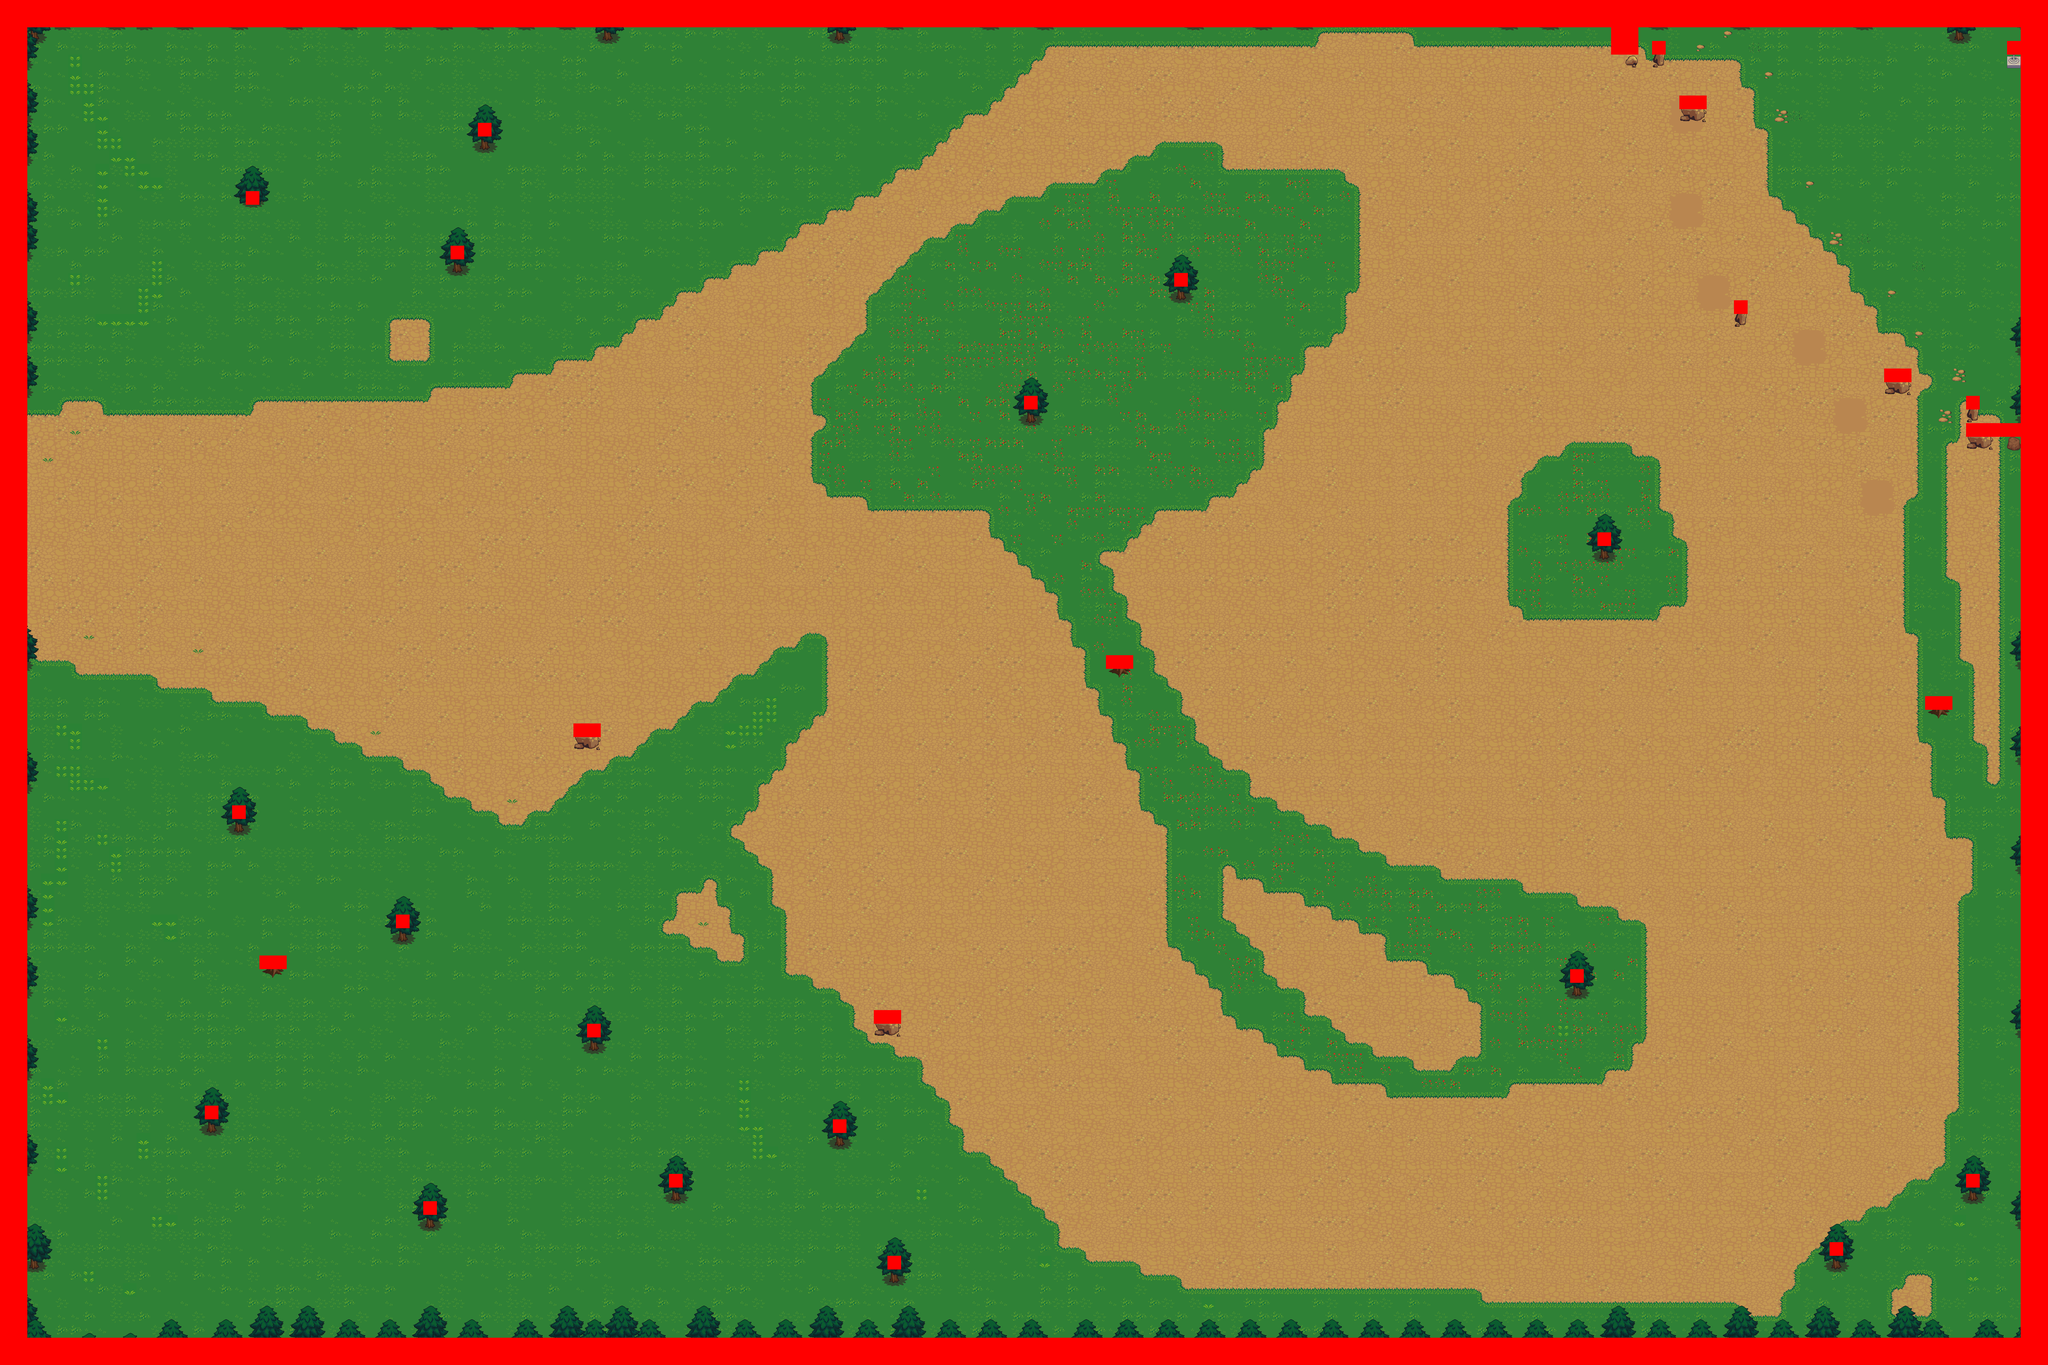

Tiled map render using the project's own tile images. Description and the map definition, with tile-layer contents summarised, below:
An orthogonal 150x100 tile map with 32x32 px tiles, 8 tile layers (Ground, Grass, rock, plants, ...), 2 tilesets and 1 object.

<map version="1.0" orientation="orthogonal" renderorder="right-down" width="150" height="100" tilewidth="32" tileheight="32" nextobjectid="1">
 <tileset firstgid="1" name="terrain_atlas" tilewidth="32" tileheight="32" tilecount="1024" columns="32">
  <image source="terrain_atlas.png" width="1024" height="1024" />
  <terraintypes>
   <terrain name="grass" tile="-1" />
  </terraintypes>
  <tile id="213" terrain="0,0,0," />
  <tile id="214" terrain="0,0,,0" />
  <tile id="245" terrain="0,,0,0" />
  <tile id="246" terrain=",0,0,0" />
  <tile id="277" terrain=",,,0" />
  <tile id="278" terrain=",,0,0" />
  <tile id="279" terrain=",,0," />
  <tile id="309" terrain=",0,,0" />
  <tile id="310" terrain="0,0,0,0" />
  <tile id="311" terrain="0,,0," />
  <tile id="341" terrain=",0,," />
  <tile id="342" terrain="0,0,," />
  <tile id="343" terrain="0,,," />
 </tileset>
 <tileset firstgid="1025" name="red" tilewidth="32" tileheight="32" tilecount="1" columns="1">
  <image source="red.png" width="32" height="32" />
  <tile id="0">
   <objectgroup draworder="index">
    <object id="1" x="-0.181818" y="4.44089e-16" width="32" height="32" />
   </objectgroup>
  </tile>
 </tileset>
 <layer name="Ground" width="150" height="100">
  <data>[15000 cells, 15000 non-empty, 16 distinct tile ids]</data>
 </layer>
 <layer name="Grass" width="150" height="100">
  <data>[15000 cells, 8485 non-empty, 23 distinct tile ids]</data>
 </layer>
 <layer name="rock" width="150" height="100">
  <data>[15000 cells, 33 non-empty, 13 distinct tile ids]</data>
 </layer>
 <layer name="plants" width="150" height="100">
  <data>[15000 cells, 16 non-empty, 5 distinct tile ids]</data>
 </layer>
 <layer name="TreeBase" width="150" height="100">
  <data>[15000 cells, 816 non-empty, 10 distinct tile ids]</data>
 </layer>
 <layer name="treetop2" width="150" height="100">
  <data>[15000 cells, 432 non-empty, 12 distinct tile ids]</data>
 </layer>
 <layer name="TreeTop" width="150" height="100">
  <data>[15000 cells, 1153 non-empty, 21 distinct tile ids]</data>
 </layer>
 <layer name="collision" width="150" height="100">
  <data>[15000 cells, 1027 non-empty, 1 distinct tile ids]</data>
 </layer>
</map>
